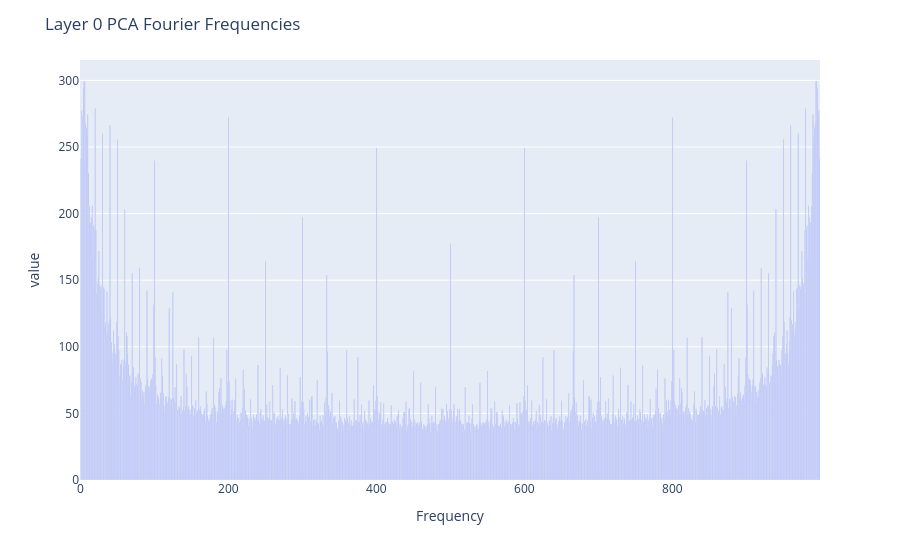
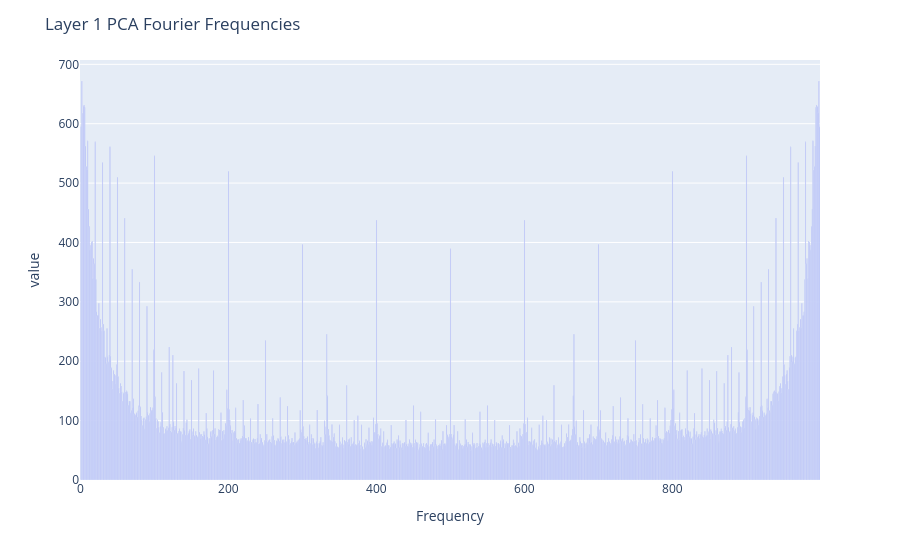
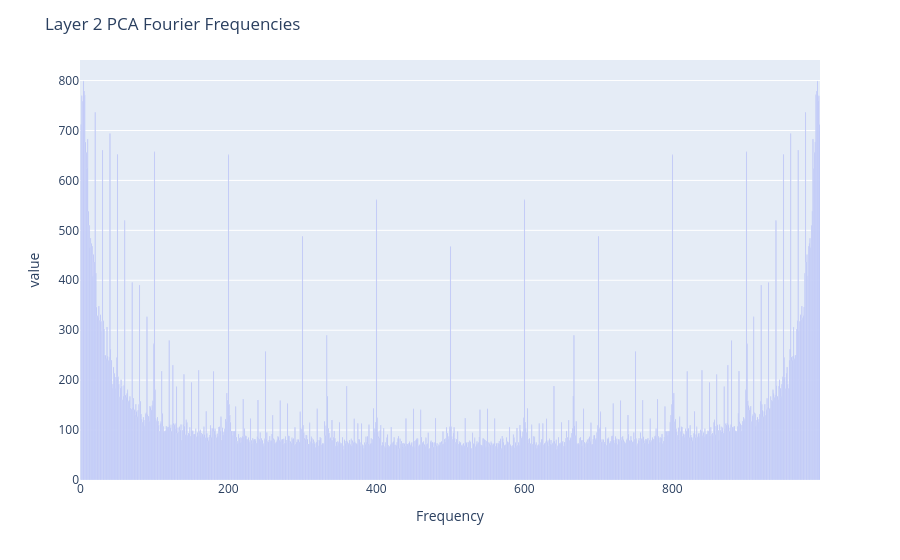
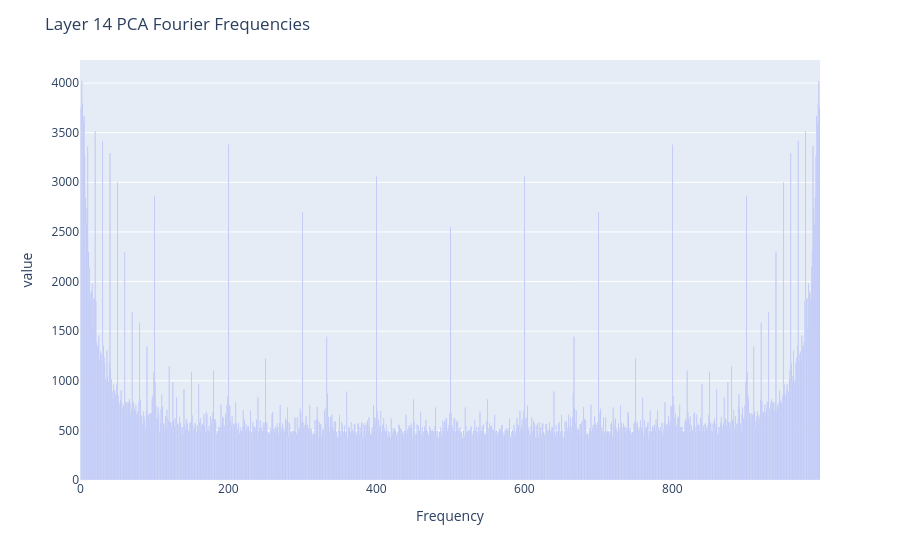

These figures' notebook cell, in order:
### Code cell
for layer_idx in layer_idcs_to_plot:
    representations = all_representations[layer_idx].cpu()
    repr_pca, explained_var = pca(representations.float(), low_dim=100)
    repr_fft = fourier(repr_pca)
    
    plotly.express.bar(
        torch.abs(repr_fft).T.sum(dim=0).cpu().detach(),
    ).update_layout(title=f"Layer {layer_idx} PCA Fourier Frequencies", showlegend=False).update_xaxes(title="Frequency").show()

    # plotly.express.imshow(
    #     torch.abs(repr_fft).T.cpu().detach(),
    #     color_continuous_scale="Reds",
    #     aspect='auto',
    # ).update_layout(title=f"Layer {layer_idx} PCA Fourier Frequency Heatmap").update_xaxes(title="Frequency").update_yaxes(title="Feature").show()

### Figure 1 — Plotly figure (JSON) as saved in the notebook; plotly's stock layout.template omitted (floating-point values rounded to 4 significant figures; data arrays with more than 128 entries replaced by an {"elided": "..."} marker saying what was removed)
{"data": [{"hovertemplate": "variable=0<br>index=%{x}<br>value=%{y}<extra></extra>", "legendgroup": "0", "marker": {"color": "#636efa", "pattern": {"shape": ""}}, "name": "0", "orientation": "v", "showlegend": true, "textposition": "auto", "type": "bar", "x": {"elided": "1000 int values"}, "xaxis": "x", "y": {"elided": "1000 float values"}, "yaxis": "y"}], "layout": {"barmode": "relative", "legend": {"title": {"text": "variable"}, "tracegroupgap": 0}, "margin": {"t": 60}, "showlegend": false, "title": {"text": "Layer 0 PCA Fourier Frequencies"}, "xaxis": {"anchor": "y", "domain": [0.0, 1.0], "title": {"text": "Frequency"}}, "yaxis": {"anchor": "x", "domain": [0.0, 1.0], "title": {"text": "value"}}}}

### Figure 2 — Plotly figure (JSON) as saved in the notebook; plotly's stock layout.template omitted (floating-point values rounded to 4 significant figures; data arrays with more than 128 entries replaced by an {"elided": "..."} marker saying what was removed)
{"data": [{"hovertemplate": "variable=0<br>index=%{x}<br>value=%{y}<extra></extra>", "legendgroup": "0", "marker": {"color": "#636efa", "pattern": {"shape": ""}}, "name": "0", "orientation": "v", "showlegend": true, "textposition": "auto", "type": "bar", "x": {"elided": "1000 int values"}, "xaxis": "x", "y": {"elided": "1000 float values"}, "yaxis": "y"}], "layout": {"barmode": "relative", "legend": {"title": {"text": "variable"}, "tracegroupgap": 0}, "margin": {"t": 60}, "showlegend": false, "title": {"text": "Layer 1 PCA Fourier Frequencies"}, "xaxis": {"anchor": "y", "domain": [0.0, 1.0], "title": {"text": "Frequency"}}, "yaxis": {"anchor": "x", "domain": [0.0, 1.0], "title": {"text": "value"}}}}

### Figure 3 — Plotly figure (JSON) as saved in the notebook; plotly's stock layout.template omitted (floating-point values rounded to 4 significant figures; data arrays with more than 128 entries replaced by an {"elided": "..."} marker saying what was removed)
{"data": [{"hovertemplate": "variable=0<br>index=%{x}<br>value=%{y}<extra></extra>", "legendgroup": "0", "marker": {"color": "#636efa", "pattern": {"shape": ""}}, "name": "0", "orientation": "v", "showlegend": true, "textposition": "auto", "type": "bar", "x": {"elided": "1000 int values"}, "xaxis": "x", "y": {"elided": "1000 float values"}, "yaxis": "y"}], "layout": {"barmode": "relative", "legend": {"title": {"text": "variable"}, "tracegroupgap": 0}, "margin": {"t": 60}, "showlegend": false, "title": {"text": "Layer 2 PCA Fourier Frequencies"}, "xaxis": {"anchor": "y", "domain": [0.0, 1.0], "title": {"text": "Frequency"}}, "yaxis": {"anchor": "x", "domain": [0.0, 1.0], "title": {"text": "value"}}}}

### Figure 4 — Plotly figure (JSON) as saved in the notebook; plotly's stock layout.template omitted (floating-point values rounded to 4 significant figures; data arrays with more than 128 entries replaced by an {"elided": "..."} marker saying what was removed)
{"data": [{"hovertemplate": "variable=0<br>index=%{x}<br>value=%{y}<extra></extra>", "legendgroup": "0", "marker": {"color": "#636efa", "pattern": {"shape": ""}}, "name": "0", "orientation": "v", "showlegend": true, "textposition": "auto", "type": "bar", "x": {"elided": "1000 int values"}, "xaxis": "x", "y": {"elided": "1000 float values"}, "yaxis": "y"}], "layout": {"barmode": "relative", "legend": {"title": {"text": "variable"}, "tracegroupgap": 0}, "margin": {"t": 60}, "showlegend": false, "title": {"text": "Layer 14 PCA Fourier Frequencies"}, "xaxis": {"anchor": "y", "domain": [0.0, 1.0], "title": {"text": "Frequency"}}, "yaxis": {"anchor": "x", "domain": [0.0, 1.0], "title": {"text": "value"}}}}
